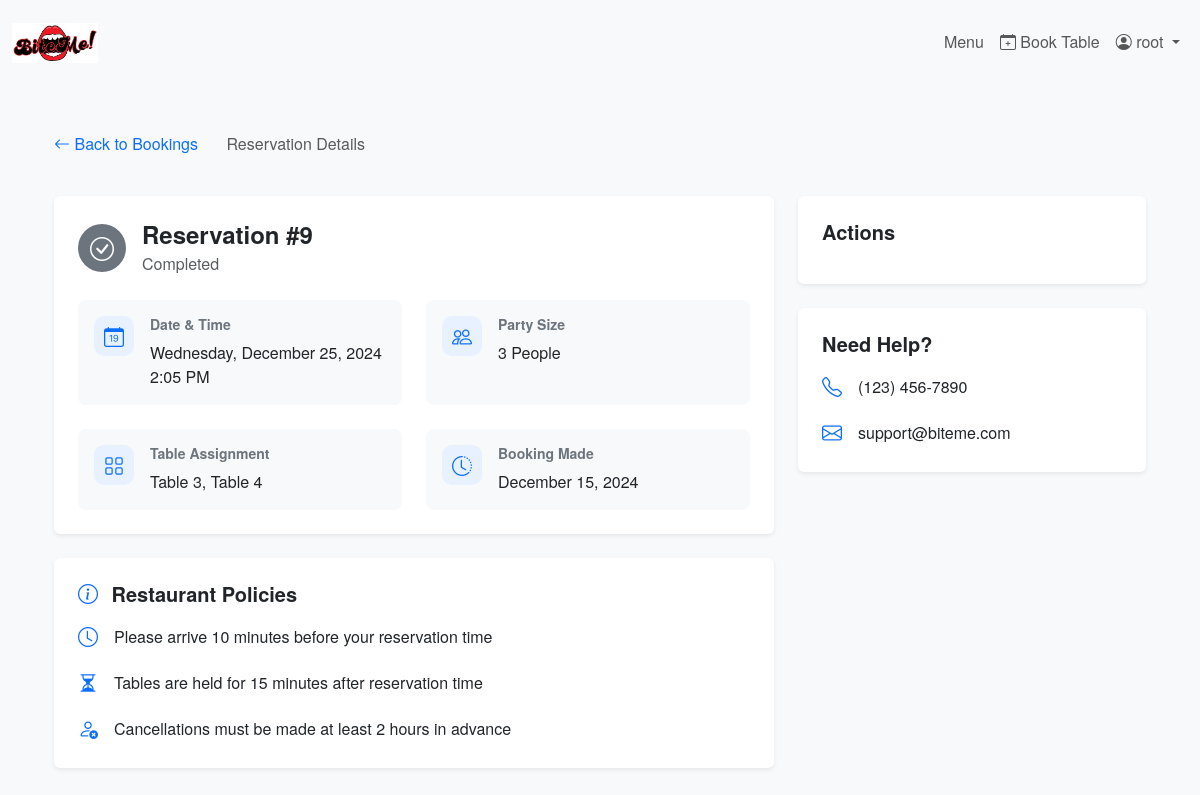
Screenshot of /booking/9/ (signed in) with the database file from the repository.
### booking/models.py (models this page shows, shortened)
class Reservation(models.Model):
    user = models.ForeignKey(User, on_delete=models.CASCADE, related_name='reservations')
    date = models.DateField()
    time = models.TimeField()
    guests = models.IntegerField()
    tables = models.ManyToManyField(Table, related_name='reservations', blank=True)
    created_at = models.DateTimeField(default=timezone.now)
    canceled = models.BooleanField(default=False)

class Table(models.Model):
    number = models.CharField(max_length=10)
    capacity = models.IntegerField()
    class Meta:
        ordering = ['number']

### booking/views.py (the view)
# urls.py: path('booking/<int:pk>/', booking_detail_view, name='booking_detail'),
@login_required
def booking_detail_view(request, pk):
    reservation = get_object_or_404(Reservation, pk=pk, user=request.user)
    context = {
        'reservation': reservation,
        'today': datetime.now().date()
    }
    return render(request, 'booking/booking_detail.html', context)

### booking/templates/booking/booking_detail.html (shortened to what this page needs)
{% extends 'booking/base.html' %}
{% load static %}
{% block content %}
<div class="container py-4">
    <div class="row mb-4">
        <div class="col-12">
            <nav aria-label="breadcrumb">
                <ol class="breadcrumb">
                    <li class="breadcrumb-item">
                        <a href="{% url 'my_bookings' %}" class="text-decoration-none">
                            <i class="bi bi-arrow-left"></i> Back to Bookings
                        </a>
                    </li>
                    <li class="breadcrumb-item active" aria-current="page">Reservation Details</li>
                </ol>
            </nav>
        </div>
    </div>
    <div class="row">
        <div class="col-lg-8">
            <div class="card border-0 shadow-sm mb-4">
                <div class="card-body p-4">
                    <div class="d-flex align-items-center mb-4">
                        <div class="reservation-status-badge me-3
                            {% if reservation.canceled %}bg-danger
                            {% elif reservation.date < today %}bg-secondary
                            {% else %}bg-success{% endif %}">
                            <i class="bi
                                {% if reservation.canceled %}bi-x-circle
                                {% elif reservation.date < today %}bi-check-circle
                                {% else %}bi-calendar-check{% endif %}">
                            </i>
                        </div>
                        <div>
                            <h4 class="mb-1">Reservation #{{ reservation.id }}</h4>
                            <p class="text-muted mb-0">
                                {% if reservation.canceled %}
                                    Cancelled
                                {% elif reservation.date < today %}
                                    Completed
                                {% else %}
                                    Confirmed
                                {% endif %}
                            </p>
                        </div>
                    </div>
                    <div class="row g-4">
                        <div class="col-md-6">
                            <div class="detail-card">
                                <div class="icon-wrapper">
                                    <i class="bi bi-calendar-date text-primary"></i>
                                </div>
                                <div>
                                    <h6 class="detail-title">Date & Time</h6>
                                    <p class="detail-value">
                                        {{ reservation.date|date:"l, F j, Y" }}<br>
                                        {{ reservation.time|time:"g:i A" }}
                                    </p>
                                </div>
                            </div>
                        </div>
                        <div class="col-md-6">
                            <div class="detail-card">
                                <div class="icon-wrapper">
                                    <i class="bi bi-people text-primary"></i>
                                </div>
                                <div>
                                    <h6 class="detail-title">Party Size</h6>
                                    <p class="detail-value">
                                        {{ reservation.guests }} {% if reservation.guests == 1 %}Person{% else %}People{% endif %}
                                    </p>
                                </div>
                            </div>
                        </div>
                        <div class="col-md-6">
                            <div class="detail-card">
                                <div class="icon-wrapper">
                                    <i class="bi bi-grid text-primary"></i>
                                </div>
                                <div>
                                    <h6 class="detail-title">Table Assignment</h6>
                                    <p class="detail-value">
                                        {% for table in reservation.tables.all %}
                                            Table {{ table.number }}{% if not forloop.last %}, {% endif %}
                                        {% empty %}
                                            To be assigned
                                        {% endfor %}
                                    </p>
                                </div>
                            </div>
                        </div>
                        <div class="col-md-6">
                            <div class="detail-card">
                                <div class="icon-wrapper">
                                    <i class="bi bi-clock-history text-primary"></i>
                                </div>
                                <div>
                                    <h6 class="detail-title">Booking Made</h6>
                                    <p class="detail-value">{{ reservation.created_at|date:"F j, Y" }}</p>
                                </div>
                            </div>
                        </div>
                    </div>
                </div>
            </div>
            <div class="card border-0 shadow-sm">
                <div class="card-body p-4">
                    <h5 class="card-title mb-3">
                        <i class="bi bi-info-circle text-primary me-2"></i>
                        Restaurant Policies
                    </h5>
                    <div class="policy-list">
                        <div class="policy-item">
                            <i class="bi bi-clock"></i>
                            <p>Please arrive 10 minutes before your reservation time</p>
                        </div>
                        <div class="policy-item">
                            <i class="bi bi-hourglass-split"></i>
                            <p>Tables are held for 15 minutes after reservation time</p>
                        </div>
                        <div class="policy-item">
                            <i class="bi bi-person-x"></i>
                            <p>Cancellations must be made at least 2 hours in advance</p>
                        </div>
                    </div>
                </div>
            </div>
        </div>
        <div class="col-lg-4">
            <div class="card border-0 shadow-sm mb-4">
                <div class="card-body p-4">
                    <h5 class="card-title mb-3">Actions</h5>
                </div>
            </div>
            <div class="card border-0 shadow-sm">
                <div class="card-body p-4">
                    <h5 class="card-title mb-3">Need Help?</h5>
                    <div class="contact-info">
                        <div class="contact-item">
                            <i class="bi bi-telephone"></i>
                            <p>(123) 456-7890</p>
                        </div>
                        <div class="contact-item">
                            <i class="bi bi-envelope"></i>
                            <p>support@biteme.com</p>
                        </div>
                    </div>
                </div>
            </div>
        </div>
    </div>
</div>
{% endblock %}

### booking/templates/booking/base.html (shortened to what this page needs)
{% load static %}
<!DOCTYPE html>
<html lang="en">
<head>
    <link rel="stylesheet" href="https://cdn.jsdelivr.net/npm/bootstrap@5.3.0/dist/css/bootstrap.min.css">
    <link rel="stylesheet" href="{% static 'css/style.css' %}">
    <link rel="stylesheet" href="https://cdn.jsdelivr.net/npm/bootstrap-icons@1.11.3/font/bootstrap-icons.min.css">
</head>
<body>
<nav class="navbar navbar-expand-lg navbar-light bg-light py-3">
    <div class="container-fluid">
        <a class="navbar-brand fs-4 fw-bold" href="{% url 'index' %}">
            <img src="{% static 'img/logo.webp' %}" alt="Bite Me Logo" height="40" class="me-2">
        </a>
        <div class="collapse navbar-collapse justify-content-end" id="navbarNav">
            <ul class="navbar-nav align-items-center">
                <li class="nav-item"><a class="nav-link" href="{% url 'menu' %}">Menu</a></li>
                {% if user.is_authenticated %}
                    <li class="nav-item"><a class="nav-link" href="{% url 'book' %}">
                        <i class="bi bi-calendar-plus"></i> Book Table
                    </a></li>
                    <li class="nav-item dropdown">
                        <a class="nav-link dropdown-toggle" href="#" id="navbarDropdown" role="button"
                           data-bs-toggle="dropdown" aria-expanded="false">
                            <i class="bi bi-person-circle"></i> {{ user.username }}
                        </a>
                    </li>
                {% else %}
                    <li class="nav-item"><a class="nav-link" href="{% url 'register' %}">Register</a></li>
                    <li class="nav-item"><a class="nav-link btn btn-primary text-white px-3 ms-2" href="{% url 'login' %}">Login</a></li>
                {% endif %}
            </ul>
        </div>
    </div>
</nav>
<div class="container mt-4">
    {% block content %}{% endblock %}
</div>
</body>
</html>

### booking/static/css/style.css (style rules this page uses)
body { font-family: 'Helvetica Neue', Helvetica, Arial, sans-serif; background-color: #f8f9fa; }
h2, h3, h4, h5, h6 { font-weight: 600; }
.navbar-brand img { margin-right: 10px; }
.card-title { font-size: 1.25rem; font-weight: bold; }
.card { transition: transform 0.2s ease-in-out; }

### booking/templates/booking/booking_detail.html (style rules this page uses)
.reservation-status-badge { width: 48px; height: 48px; border-radius: 50%; display: flex; align-items: center; justify-content: center; }
.reservation-status-badge i { font-size: 24px; color: white; }
.detail-card { display: flex; align-items: start; gap: 1rem; padding: 1rem; background-color: #f8f9fa; border-radius: 0.5rem; height: 100%; }
.icon-wrapper { width: 40px; height: 40px; border-radius: 10px; background-color: #e7f1ff; display: flex; align-items: center; justify-content: center; }
.icon-wrapper i { font-size: 1.25rem; }
.detail-title { font-size: 0.875rem; color: #6c757d; margin-bottom: 0.5rem; }
.detail-value { font-size: 1rem; font-weight: 500; margin-bottom: 0; }
.policy-list { display: flex; flex-direction: column; gap: 1rem; }
.policy-item { display: flex; align-items: center; gap: 1rem; }
.policy-item i { font-size: 1.25rem; color: #0d6efd; }
.policy-item p { margin-bottom: 0; }
.contact-info { display: flex; flex-direction: column; gap: 1rem; }
.contact-item { display: flex; align-items: center; gap: 1rem; }
.contact-item i { font-size: 1.25rem; color: #0d6efd; }
.contact-item p { margin-bottom: 0; font-weight: 500; }
.breadcrumb-item + .breadcrumb-item::before { font-family: "Bootstrap Icons"; content: "\F285"; }

### rows the page displays
Reservation: id "9", date "Wednesday, December 25, 2024", time "2:05 PM", guests "3", created_at "December 15, 2024"
Table: number "3"
Table: number "4"

### other values shown
{{ user.username }} "root"
